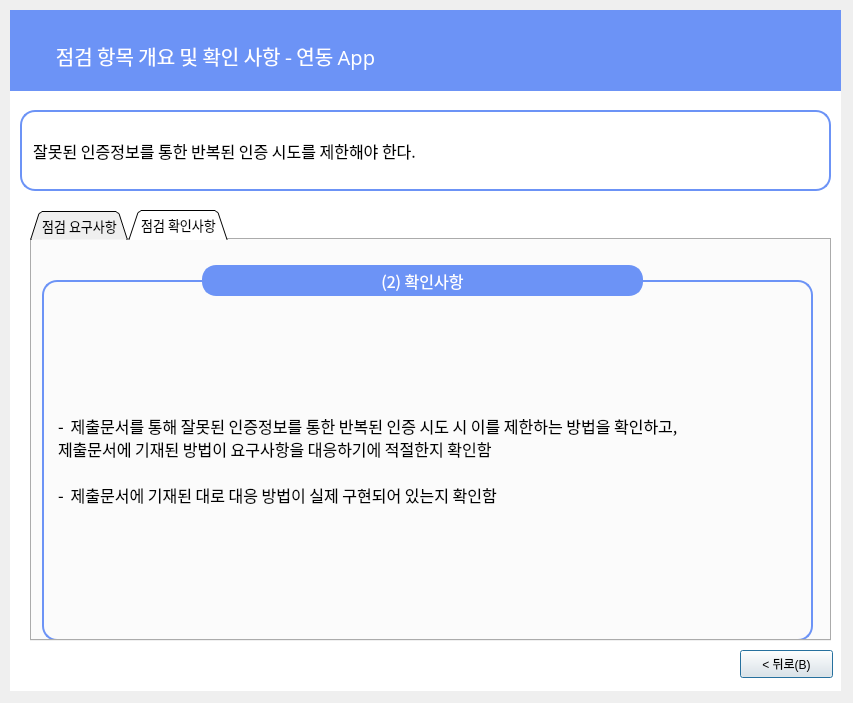
<?xml version="1.0" encoding="UTF-8"?>
<ui version="4.0">
 <class>Dialog</class>
 <widget class="QDialog" name="Dialog">
  <property name="geometry">
   <rect>
    <x>0</x>
    <y>0</y>
    <width>853</width>
    <height>703</height>
   </rect>
  </property>
  <property name="windowTitle">
   <string>Dialog</string>
  </property>
  <widget class="QLabel" name="label_6">
   <property name="geometry">
    <rect>
     <x>10</x>
     <y>10</y>
     <width>831</width>
     <height>681</height>
    </rect>
   </property>
   <property name="font">
    <font>
     <family>Gmarket Sans TTF</family>
     <pointsize>16</pointsize>
     <weight>50</weight>
     <bold>false</bold>
     <kerning>true</kerning>
    </font>
   </property>
   <property name="autoFillBackground">
    <bool>false</bool>
   </property>
   <property name="styleSheet">
    <string notr="true">background-color: rgb(255,255,255);
border-color: rgb(0, 0, 0);</string>
   </property>
   <property name="text">
    <string/>
   </property>
   <property name="scaledContents">
    <bool>false</bool>
   </property>
   <property name="alignment">
    <set>Qt::AlignCenter</set>
   </property>
  </widget>
  <widget class="QLabel" name="label_7">
   <property name="geometry">
    <rect>
     <x>10</x>
     <y>10</y>
     <width>831</width>
     <height>81</height>
    </rect>
   </property>
   <property name="font">
    <font>
     <family>Gmarket Sans TTF</family>
     <pointsize>11</pointsize>
     <weight>50</weight>
     <bold>false</bold>
     <kerning>true</kerning>
    </font>
   </property>
   <property name="autoFillBackground">
    <bool>false</bool>
   </property>
   <property name="styleSheet">
    <string notr="true">background-color: rgb(108, 147, 246);
border-color: rgb(0, 0, 0);</string>
   </property>
   <property name="text">
    <string/>
   </property>
   <property name="scaledContents">
    <bool>false</bool>
   </property>
  </widget>
  <widget class="QLabel" name="label_8">
   <property name="geometry">
    <rect>
     <x>10</x>
     <y>30</y>
     <width>411</width>
     <height>51</height>
    </rect>
   </property>
   <property name="font">
    <font>
     <family>AppleSDGothicNeoM00</family>
     <pointsize>15</pointsize>
    </font>
   </property>
   <property name="styleSheet">
    <string notr="true">color : rgb(255, 255, 255)</string>
   </property>
   <property name="text">
    <string>점검 항목 개요 및 확인 사항 - 연동 App</string>
   </property>
   <property name="alignment">
    <set>Qt::AlignCenter</set>
   </property>
  </widget>
  <widget class="QLabel" name="label_9">
   <property name="geometry">
    <rect>
     <x>20</x>
     <y>110</y>
     <width>811</width>
     <height>81</height>
    </rect>
   </property>
   <property name="font">
    <font>
     <family>AppleSDGothicNeoM00</family>
     <pointsize>12</pointsize>
     <weight>50</weight>
     <bold>false</bold>
     <kerning>true</kerning>
    </font>
   </property>
   <property name="autoFillBackground">
    <bool>false</bool>
   </property>
   <property name="styleSheet">
    <string notr="true">background-color : rgb(255, 255, 255);

border: 2px solid rgb(108, 147, 246);
border-radius:15px</string>
   </property>
   <property name="text">
    <string>  잘못된 인증정보를 통한 반복된 인증 시도를 제한해야 한다.</string>
   </property>
   <property name="scaledContents">
    <bool>false</bool>
   </property>
  </widget>
  <widget class="QPushButton" name="pushButton_4">
   <property name="geometry">
    <rect>
     <x>740</x>
     <y>650</y>
     <width>93</width>
     <height>28</height>
    </rect>
   </property>
   <property name="text">
    <string>&lt; 뒤로(B)</string>
   </property>
  </widget>
  <widget class="QTabWidget" name="tabWidget">
   <property name="geometry">
    <rect>
     <x>30</x>
     <y>210</y>
     <width>801</width>
     <height>431</height>
    </rect>
   </property>
   <property name="font">
    <font>
     <family>AppleSDGothicNeoM00</family>
     <pointsize>10</pointsize>
    </font>
   </property>
   <property name="contextMenuPolicy">
    <enum>Qt::DefaultContextMenu</enum>
   </property>
   <property name="styleSheet">
    <string notr="true"/>
   </property>
   <property name="tabShape">
    <enum>QTabWidget::Triangular</enum>
   </property>
   <property name="currentIndex">
    <number>1</number>
   </property>
   <property name="elideMode">
    <enum>Qt::ElideNone</enum>
   </property>
   <property name="tabBarAutoHide">
    <bool>false</bool>
   </property>
   <widget class="QWidget" name="tab">
    <attribute name="title">
     <string>점검 요구사항</string>
    </attribute>
    <widget class="QLabel" name="label_21">
     <property name="geometry">
      <rect>
       <x>10</x>
       <y>40</y>
       <width>771</width>
       <height>361</height>
      </rect>
     </property>
     <property name="font">
      <font>
       <family>AppleSDGothicNeoM00</family>
       <pointsize>12</pointsize>
      </font>
     </property>
     <property name="styleSheet">
      <string notr="true">

border: 2px solid rgb(108, 147, 246);
border-radius:15px;
padding-left:10px;</string>
     </property>
     <property name="text">
      <string>- ‌ 잘못된 인증정보를 통한 반복된 인증 시도를 허용할 경우 무차별 대입 공격(Brute Force
Attack)에 취약할 수 있으므로, IoT 제품은 잘못된 인증정보를 통한 지속적인 인증 시도에 대해
이를 적절하게 대응하는 기능을 제공해야 함

- ‌ 다음과 같은 방법으로 해당 기능을 제공할 수 있음
  a. ‌ 인증 시도 횟수를 제한하여 정해진 인증 시도 횟수 초과 시 계정 잠금 혹은 일정 시간 인증
기능을 비활성화 (인증 시도 횟수는 5회 이하, 인증 기능 비활성화 시간은 5분 이상으로
구현하도록 권고)
  b. ‌ 정해진 인증 시도 횟수 초과 시 허가되지 않은 네트워크 트래픽으로 판단하여 자동 차단
목록에 추가 (인증 시도 횟수는 5회 이하로 구현하도록 권고)
  c. 캡챠(CAPTCHA) 방식을 활용</string>
     </property>
    </widget>
    <widget class="QLabel" name="label_3">
     <property name="geometry">
      <rect>
       <x>160</x>
       <y>0</y>
       <width>461</width>
       <height>81</height>
      </rect>
     </property>
     <property name="font">
      <font>
       <family>AppleSDGothicNeoM00</family>
       <pointsize>12</pointsize>
      </font>
     </property>
     <property name="styleSheet">
      <string notr="true">background-color : rgb(108, 147, 246);
color : rgb(255, 255, 255);
border: 2px solid rgb(108, 147, 246);
margin-left:10px;
margin-right:10px;
margin-top:25px;
margin-bottom:25px;
border-radius:14px
</string>
     </property>
     <property name="text">
      <string>(1) 요구사항</string>
     </property>
     <property name="alignment">
      <set>Qt::AlignCenter</set>
     </property>
    </widget>
   </widget>
   <widget class="QWidget" name="tab_2">
    <attribute name="title">
     <string>점검 확인사항</string>
    </attribute>
    <widget class="QLabel" name="label_22">
     <property name="geometry">
      <rect>
       <x>10</x>
       <y>40</y>
       <width>771</width>
       <height>361</height>
      </rect>
     </property>
     <property name="font">
      <font>
       <family>AppleSDGothicNeoM00</family>
       <pointsize>12</pointsize>
      </font>
     </property>
     <property name="styleSheet">
      <string notr="true">

border: 2px solid rgb(108, 147, 246);
border-radius:15px;
padding-left:10px</string>
     </property>
     <property name="text">
      <string>- ‌ 제출문서를 통해 잘못된 인증정보를 통한 반복된 인증 시도 시 이를 제한하는 방법을 확인하고,
제출문서에 기재된 방법이 요구사항을 대응하기에 적절한지 확인함

- ‌ 제출문서에 기재된 대로 대응 방법이 실제 구현되어 있는지 확인함</string>
     </property>
    </widget>
    <widget class="QLabel" name="label_4">
     <property name="geometry">
      <rect>
       <x>160</x>
       <y>0</y>
       <width>461</width>
       <height>81</height>
      </rect>
     </property>
     <property name="font">
      <font>
       <family>AppleSDGothicNeoM00</family>
       <pointsize>12</pointsize>
      </font>
     </property>
     <property name="styleSheet">
      <string notr="true">background-color : rgb(108, 147, 246);
color : rgb(255, 255, 255);
border: 2px solid rgb(108, 147, 246);
margin-left:10px;
margin-right:10px;
margin-top:25px;
margin-bottom:25px;
border-radius:14px
</string>
     </property>
     <property name="text">
      <string>(2) 확인사항</string>
     </property>
     <property name="alignment">
      <set>Qt::AlignCenter</set>
     </property>
    </widget>
   </widget>
  </widget>
 </widget>
 <resources/>
 <connections/>
</ui>
